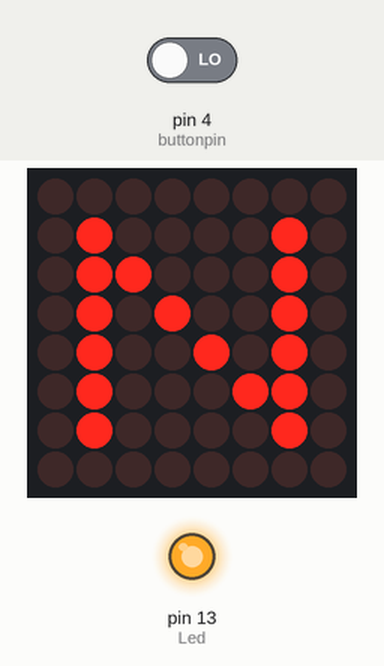
The sketch below on a simulated Arduino Uno, built with avr-gcc and run on an emulated ATmega328P. Shown: 8×8 LED matrix, output pins drawn as LEDs (lit = HIGH). Wiring (inferred from the names in the program): MAX7219 LED driver (orientation assumed): data pin 8; clock pin 10; CS pin 9. Inputs (shaded band) come from the test bench; at power-on: pin 4 (buttonpin) LOW. Pins used as bus, display or sensor lines are not drawn.

Above: at 1.2 s.
1.3 s: pin 4 (buttonpin) driven HIGH
At 1.9 s:
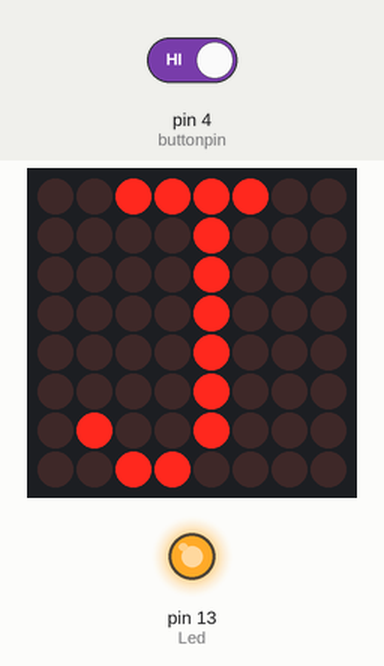
At 4.9 s:
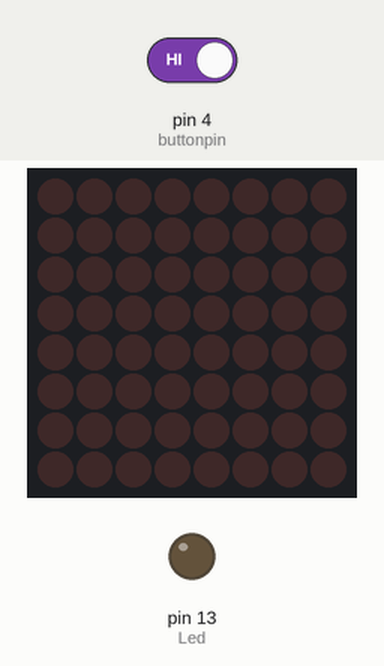
6.7 s: pin 4 (buttonpin) driven LOW
At 7.1 s:
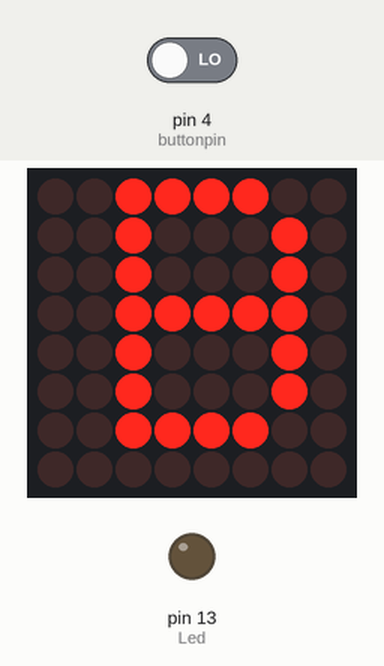
Timing chart, 0 to 9.7 s (numbered marks = the images above; inputs shaded):
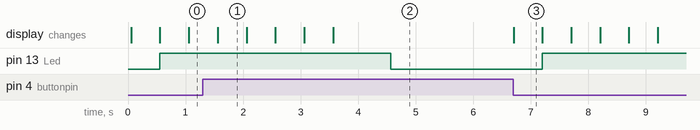

The sketch:

Code.ino
```cpp
// Exemple de code Module Max7219 reseau de 8x8 LEDS
//
// Revision 19 08 2013

int Led = 13 ;// define LED Interface
int buttonpin = 4; // define the key switch sensor interface
int val ;// define numeric variables val


 unsigned char j;
//Cablage du module (gnd et +V) utilise 3 pins
int Max7219_pinCLK = 10;
int Max7219_pinCS = 9;
int Max7219_pinDIN = 8;

//Définition des pixels a eclairer
//BONJOUR = 7 caractères

unsigned char disp1[38][8]={
{0x3C,0x22,0x22,0x3E,0x22,0x22,0x3C,0x0},//B
{0x3C,0x42,0x42,0x42,0x42,0x42,0x42,0x3C},//O
{0x0,0x42,0x62,0x52,0x4A,0x46,0x42,0x0},//N
{0x3C,0x8,0x8,0x8,0x8,0x8,0x48,0x30},//J
{0x3C,0x42,0x42,0x42,0x42,0x42,0x42,0x3C},//O
{0x42,0x42,0x42,0x42,0x42,0x42,0x22,0x1C},//U
{0x3C,0x22,0x22,0x22,0x3C,0x24,0x22,0x21},//R
};

//Autre exemple, caracteres speciaux (a definir soi meme)
//Voir explications sur http://tiptopboards.com/arduino_tutoriel/posting.php?mode=edit&f=2&p=6
//{0xAA,0x55,0xAA,0x55,0xAA,0x55,0xAA,0x55},  //damier1
// {0x55,0xAA,0x55,0xAA,0x55,0xAA,0x55,0xAA},  //damier2

//Ecriture d'un caractere 8x8
void Write_Max7219_byte(unsigned char DATA)
{
            unsigned char i;
       digitalWrite(Max7219_pinCS,LOW);
       for(i=8;i>=1;i--)
          {
             digitalWrite(Max7219_pinCLK,LOW);
             digitalWrite(Max7219_pinDIN,DATA&0x80);// Extracting a bit data
             DATA = DATA<<1;
             digitalWrite(Max7219_pinCLK,HIGH);
           }
}

//Ecriture elementaire d une seule rangee
void Write_Max7219(unsigned char address,unsigned char dat)
{
        digitalWrite(Max7219_pinCS,LOW);
        Write_Max7219_byte(address);           //address，code of LED
        Write_Max7219_byte(dat);               //data，figure on LED
        digitalWrite(Max7219_pinCS,HIGH);
}

//Initialisation du module Max 7219
void Init_MAX7219(void)
{
 Write_Max7219(0x09, 0x00);       //decoding ：BCD
 Write_Max7219(0x0a, 0x03);       //brightness
 Write_Max7219(0x0b, 0x07);       //scanlimit；8 LEDs
 Write_Max7219(0x0c, 0x01);       //power-down mode：0，normal mode：1
 Write_Max7219(0x0f, 0x00);       //test display：1；EOT，display：0
}


//Le programme d affichage
void setup()
{
 //Pins a utiliser
  pinMode(Max7219_pinCLK,OUTPUT);
  pinMode(Max7219_pinCS,OUTPUT);
  pinMode(Max7219_pinDIN,OUTPUT);
  delay(50);  //Initialiser
  Init_MAX7219();

  pinMode (Led, OUTPUT); // define LED as output interface
  pinMode (buttonpin, INPUT); // define the key switch sensor output interface
}


void loop()
{
    val = digitalRead (buttonpin); // digital interface will be assigned a value of 3 to read val
    if (val == HIGH)  // When the key switch when the sensor detects a signal, LED flashes
    {
      digitalWrite (Led, LOW);
    }
    else
    for(j=0;j<9;j++)
    {  //Faire défiler les caracteres a afficher
    for(int i=1;i<9;i++)  //Afficher un caractere à la fois
    Write_Max7219(i,disp1[j][i-1]);
    delay(500);  //Attente pour laisser le temps de lire
    {
      digitalWrite (Led, HIGH);
    }
  }
}
```

Measured:
- after the input at 1.3 s, pin 13 (Led): HIGH → LOW after 3.3 s
- after the input at 6.7 s, pin 13 (Led): LOW → HIGH after 0.50 s; the display: changes at once (image 3)
- what the display in image 1 shows lasts 0.5 s, from 1.6 s to 2.1 s
